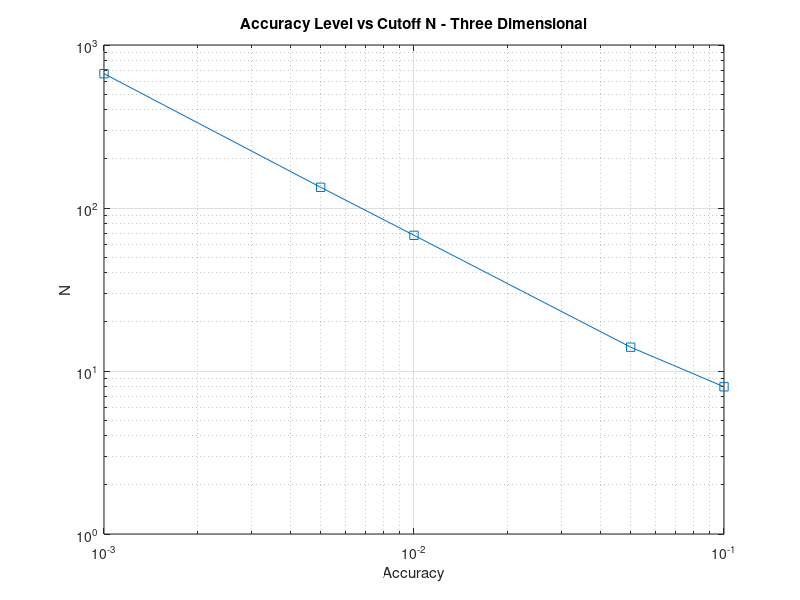

Write MATLAB code to recreate this figure.
%% Plot N(threshold) -vs- (threshold)

thresholds = [0.1, 0.05, 0.01, 0.005, 0.001]
n_depth = [8, 14, 68, 134, 667]%% Found by series_equals_ln2.m
%% 1.3431
loglog(thresholds, n_depth, '-s')
grid on
title('Accuracy Level vs Cutoff N - Three Dimensional')
ylabel('N');
xlabel('Accuracy');